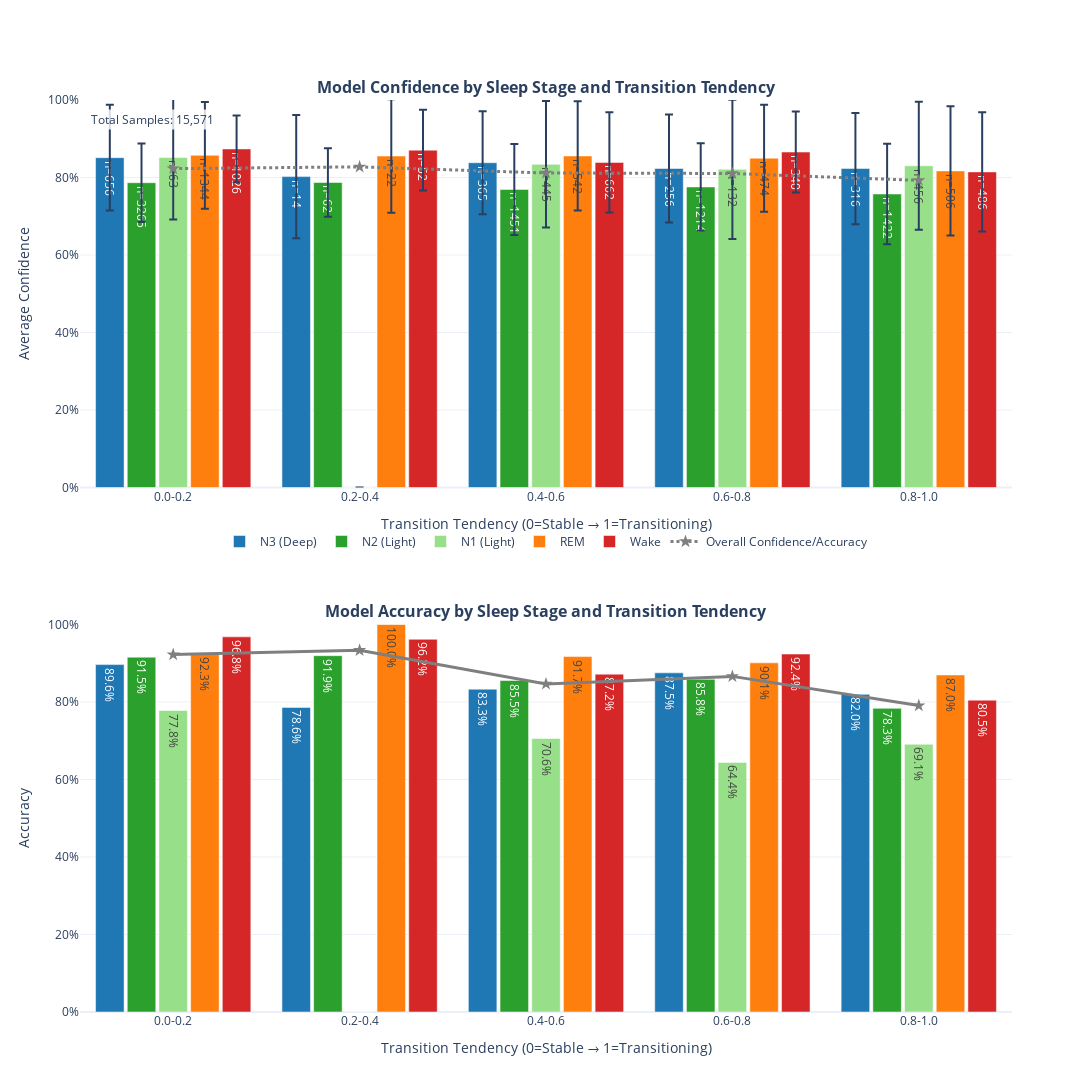

Notebook code cell kept with this figure:
### Code cell
def create_confidence_transition_analysis(results: Dict) -> go.Figure:
    """
    Create separate bar graphs for confidence and accuracy vs transition tendency
    """
    # Create bins for transition tendency
    n_bins = 5
    tendency_bins = np.linspace(0, 1, n_bins+1)
    bin_labels = [f"{tendency_bins[i]:.1f}-{tendency_bins[i+1]:.1f}" 
                 for i in range(n_bins)]
    
    sleep_stages = {
        0: 'N3 (Deep)',
        1: 'N2 (Light)',
        2: 'N1 (Light)',
        3: 'REM',
        4: 'Wake'
    }
    
    # Initialize data structures
    stage_data = {stage: {bin_label: {'confidences': [], 'correct': []} 
                         for bin_label in bin_labels} 
                 for stage in sleep_stages.keys()}
    
    # Bin the data
    for i in range(len(results['true_labels'])):
        true_label = results['true_labels'][i]
        predicted_label = results['predictions'][i]
        tendency_val = np.clip(results['tendencies'][i], 0, 1)
        confidence_val = results['confidences'][i]
        is_correct = true_label == predicted_label
        
        bin_idx = min(int(tendency_val * n_bins), n_bins-1)
        bin_label = bin_labels[bin_idx]
        stage_data[true_label][bin_label]['confidences'].append(confidence_val)
        stage_data[true_label][bin_label]['correct'].append(is_correct)
    
    # Calculate statistics
    stats = {}
    overall_stats = {bin_label: {'confidences': [], 'correct': []} 
                    for bin_label in bin_labels}
    
    for stage in sleep_stages.keys():
        stats[stage] = {}
        for bin_label in bin_labels:
            bin_data = stage_data[stage][bin_label]
            confidences = bin_data['confidences']
            correct = bin_data['correct']
            
            stats[stage][bin_label] = {
                'mean_confidence': np.mean(confidences) if confidences else 0,
                'std_confidence': np.std(confidences) if confidences else 0,
                'accuracy': np.mean(correct) if correct else 0,
                'count': len(confidences)
            }
            
            overall_stats[bin_label]['confidences'].extend(confidences)
            overall_stats[bin_label]['correct'].extend(correct)
    
    # Calculate overall statistics
    overall_means = {}
    for bin_label in bin_labels:
        confidences = overall_stats[bin_label]['confidences']
        correct = overall_stats[bin_label]['correct']
        overall_means[bin_label] = {
            'mean_confidence': np.mean(confidences) if confidences else 0,
            'std_confidence': np.std(confidences) if confidences else 0,
            'accuracy': np.mean(correct) if correct else 0,
            'count': len(confidences)
        }
    
    # Create figure with two subplots
    fig = make_subplots(
        rows=2, cols=1,
        subplot_titles=("<b>Model Confidence by Sleep Stage and Transition Tendency</b>",
                       "<b>Model Accuracy by Sleep Stage and Transition Tendency</b>"),
        vertical_spacing=0.15,
        row_heights=[0.5, 0.5]
    )
    
    # Color scheme
    colors = {
        0: '#1f77b4',  # Deep blue for N3
        1: '#2ca02c',  # Green for N2
        2: '#98df8a',  # Light green for N1
        3: '#ff7f0e',  # Orange for REM
        4: '#d62728',  # Red for Wake
        'overall': '#7f7f7f'  # Gray for overall
    }
    
    # Add confidence bars
    for stage in sleep_stages.keys():
        stage_stats = stats[stage]
        
        fig.add_trace(
            go.Bar(
                name=sleep_stages[stage],
                x=bin_labels,
                y=[stage_stats[bin]['mean_confidence'] for bin in bin_labels],
                error_y=dict(
                    type='data',
                    array=[stage_stats[bin]['std_confidence'] for bin in bin_labels],
                    visible=True
                ),
                text=[f"n={stage_stats[bin]['count']}" for bin in bin_labels],
                textposition='auto',
                marker_color=colors[stage],
                hovertemplate=(
                    f"<b>{sleep_stages[stage]}</b><br>" +
                    "Transition Range: %{x}<br>" +
                    "Avg Confidence: %{y:.3f}<br>" +
                    "Std Dev: %{error_y.array:.3f}<br>" +
                    "%{text}<extra></extra>"
                )
            ),
            row=1, col=1
        )
    
    # Add overall confidence line
    fig.add_trace(
        go.Scatter(
            name='Overall Confidence/Accuracy',
            x=bin_labels,
            y=[overall_means[bin]['mean_confidence'] for bin in bin_labels],
            mode='lines+markers',
            line=dict(
                color=colors['overall'],
                width=3,
                dash='dot'
            ),
            marker=dict(
                size=10,
                symbol='star'
            ),
            hovertemplate=(
                "<b>Overall Confidence</b><br>" +
                "Transition Range: %{x}<br>" +
                "Avg Confidence: %{y:.3f}<br>" +
                "<extra></extra>"
            )
        ),
        row=1, col=1
    )
    
    # Add accuracy bars
    for stage in sleep_stages.keys():
        stage_stats = stats[stage]
        
        fig.add_trace(
            go.Bar(
                name=sleep_stages[stage],
                x=bin_labels,
                y=[stage_stats[bin]['accuracy'] for bin in bin_labels],
                marker_color=colors[stage],
                text=[f"{stage_stats[bin]['accuracy']:.1%}" for bin in bin_labels],
                textposition='auto',
                showlegend=False,
                hovertemplate=(
                    f"<b>{sleep_stages[stage]}</b><br>" +
                    "Transition Range: %{x}<br>" +
                    "Accuracy: %{y:.1%}<br>" +
                    "<extra></extra>"
                )
            ),
            row=2, col=1
        )
    
    # Add overall accuracy line
    fig.add_trace(
        go.Scatter(
            name='Overall Confidence/Accuracy',
            x=bin_labels,
            y=[overall_means[bin]['accuracy'] for bin in bin_labels],
            mode='lines+markers',
            line=dict(
                color=colors['overall'],
                width=3,
            ),
            marker=dict(
                size=10,
                symbol='star'
            ),
            showlegend=False,
            hovertemplate=(
                "<b>Overall Accuracy</b><br>" +
                "Transition Range: %{x}<br>" +
                "Accuracy: %{y:.1%}<br>" +
                "<extra></extra>"
            )
        ),
        row=2, col=1
    )
    
    # # Update layout
    # fig.update_layout(
    #     title=dict(
    #         text="Model Performance Analysis by Transition Tendency",
    #         x=0.5,
    #         font=dict(size=24)
    #     ),
    #     barmode='group',
    #     bargap=0.15,
    #     bargroupgap=0.1,
    #     height=1200,
    #     width=1400,
    #     showlegend=True,
    #     legend=dict(
    #         yanchor="top",
    #         y=0.95,
    #         xanchor="right",
    #         x=0.99,
    #         bgcolor="rgba(255, 255, 255, 0.8)"
    #     ),
    #     template="plotly_white"
    # )
    # Update layout
    fig.update_layout(
        title=dict(
            # text="Model Performance Analysis by Transition Tendency",
            x=0.5,
            font=dict(size=24)
        ),
        barmode='group',
        bargap=0.15,
        bargroupgap=0.1,
        height=1200,
        width=1400,
        showlegend=True,
        legend=dict(
            orientation="h",  # Set legend to horizontal orientation
            yanchor="bottom",
            y=.5,  # Position it slightly above the plot area
            xanchor="center",
            x=0.5,
            bgcolor="rgba(255, 255, 255, 0.8)"
        ),
        template="plotly_white"
    )
    
    # Update axes
    for row in [1, 2]:
        fig.update_xaxes(
            title=dict(
                text="Transition Tendency (0=Stable → 1=Transitioning)",
                font=dict(size=14)
            ),
            tickangle=0,
            row=row, col=1
        )
        
        fig.update_yaxes(
            range=[0, 1],
            tickformat='.0%',
            title=dict(
                text="Average Confidence" if row == 1 else "Accuracy",
                font=dict(size=14)
            ),
            row=row, col=1
        )
    
    # Add total samples annotation
    total_samples = sum(sum(stats[s][bin]['count'] for bin in bin_labels) 
                       for s in sleep_stages.keys())
    fig.add_annotation(
        text=f"Total Samples: {total_samples:,}",
        xref="paper",
        yref="paper",
        x=0.01,
        y=0.99,
        showarrow=False,
        font=dict(size=12),
        bgcolor="rgba(255, 255, 255, 0.8)"
    )
    
    return fig

# Usage example:
fig2 = create_confidence_transition_analysis(results)
fig2.show()  # For interactive display
fig2.write_html("confidence_analysis2.html")  # To save as HTML file

### Figure 1 — Plotly figure (JSON) as saved in the notebook; plotly's stock layout.template omitted (floating-point values rounded to 4 significant figures)
{"data": [{"error_y": {"array": [0.1366, 0.1592, 0.1327, 0.1393, 0.1436], "type": "data", "visible": true}, "hovertemplate": "<b>N3 (Deep)</b><br>Transition Range: %{x}<br>Avg Confidence: %{y:.3f}<br>Std Dev: %{error_y.array:.3f}<br>%{text}<extra></extra>", "marker": {"color": "#1f77b4"}, "name": "N3 (Deep)", "text": ["n=656", "n=14", "n=365", "n=256", "n=316"], "textposition": "auto", "type": "bar", "x": ["0.0-0.2", "0.2-0.4", "0.4-0.6", "0.6-0.8", "0.8-1.0"], "xaxis": "x", "y": [0.8512, 0.8023, 0.8381, 0.8233, 0.8232], "yaxis": "y"}, {"error_y": {"array": [0.1011, 0.08813, 0.1173, 0.1127, 0.1298], "type": "data", "visible": true}, "hovertemplate": "<b>N2 (Light)</b><br>Transition Range: %{x}<br>Avg Confidence: %{y:.3f}<br>Std Dev: %{error_y.array:.3f}<br>%{text}<extra></extra>", "marker": {"color": "#2ca02c"}, "name": "N2 (Light)", "text": ["n=3265", "n=62", "n=1451", "n=1214", "n=1422"], "textposition": "auto", "type": "bar", "x": ["0.0-0.2", "0.2-0.4", "0.4-0.6", "0.6-0.8", "0.8-1.0"], "xaxis": "x", "y": [0.7866, 0.7872, 0.7693, 0.7757, 0.7574], "yaxis": "y"}, {"error_y": {"array": [0.1602, 0, 0.1632, 0.1797, 0.1651], "type": "data", "visible": true}, "hovertemplate": "<b>N1 (Light)</b><br>Transition Range: %{x}<br>Avg Confidence: %{y:.3f}<br>Std Dev: %{error_y.array:.3f}<br>%{text}<extra></extra>", "marker": {"color": "#98df8a"}, "name": "N1 (Light)", "text": ["n=63", "n=0", "n=445", "n=132", "n=456"], "textposition": "auto", "type": "bar", "x": ["0.0-0.2", "0.2-0.4", "0.4-0.6", "0.6-0.8", "0.8-1.0"], "xaxis": "x", "y": [0.8518, 0, 0.834, 0.8212, 0.8303], "yaxis": "y"}, {"error_y": {"array": [0.1378, 0.1464, 0.141, 0.1381, 0.1667], "type": "data", "visible": true}, "hovertemplate": "<b>REM</b><br>Transition Range: %{x}<br>Avg Confidence: %{y:.3f}<br>Std Dev: %{error_y.array:.3f}<br>%{text}<extra></extra>", "marker": {"color": "#ff7f0e"}, "name": "REM", "text": ["n=1344", "n=22", "n=542", "n=474", "n=506"], "textposition": "auto", "type": "bar", "x": ["0.0-0.2", "0.2-0.4", "0.4-0.6", "0.6-0.8", "0.8-1.0"], "xaxis": "x", "y": [0.8573, 0.8554, 0.8557, 0.8498, 0.8171], "yaxis": "y"}, {"error_y": {"array": [0.086, 0.1042, 0.1295, 0.1045, 0.1535], "type": "data", "visible": true}, "hovertemplate": "<b>Wake</b><br>Transition Range: %{x}<br>Avg Confidence: %{y:.3f}<br>Std Dev: %{error_y.array:.3f}<br>%{text}<extra></extra>", "marker": {"color": "#d62728"}, "name": "Wake", "text": ["n=1026", "n=52", "n=662", "n=340", "n=486"], "textposition": "auto", "type": "bar", "x": ["0.0-0.2", "0.2-0.4", "0.4-0.6", "0.6-0.8", "0.8-1.0"], "xaxis": "x", "y": [0.8738, 0.8706, 0.8389, 0.8657, 0.8146], "yaxis": "y"}, {"hovertemplate": "<b>Overall Confidence</b><br>Transition Range: %{x}<br>Avg Confidence: %{y:.3f}<br><extra></extra>", "line": {"color": "#7f7f7f", "dash": "dot", "width": 3}, "marker": {"size": 10, "symbol": "star"}, "mode": "lines+markers", "name": "Overall Confidence/Accuracy", "type": "scatter", "x": ["0.0-0.2", "0.2-0.4", "0.4-0.6", "0.6-0.8", "0.8-1.0"], "xaxis": "x", "y": [0.823, 0.8275, 0.8117, 0.8104, 0.7926], "yaxis": "y"}, {"hovertemplate": "<b>N3 (Deep)</b><br>Transition Range: %{x}<br>Accuracy: %{y:.1%}<br><extra></extra>", "marker": {"color": "#1f77b4"}, "name": "N3 (Deep)", "showlegend": false, "text": ["89.6%", "78.6%", "83.3%", "87.5%", "82.0%"], "textposition": "auto", "type": "bar", "x": ["0.0-0.2", "0.2-0.4", "0.4-0.6", "0.6-0.8", "0.8-1.0"], "xaxis": "x2", "y": [0.8963, 0.7857, 0.8329, 0.875, 0.8196], "yaxis": "y2"}, {"hovertemplate": "<b>N2 (Light)</b><br>Transition Range: %{x}<br>Accuracy: %{y:.1%}<br><extra></extra>", "marker": {"color": "#2ca02c"}, "name": "N2 (Light)", "showlegend": false, "text": ["91.5%", "91.9%", "85.5%", "85.8%", "78.3%"], "textposition": "auto", "type": "bar", "x": ["0.0-0.2", "0.2-0.4", "0.4-0.6", "0.6-0.8", "0.8-1.0"], "xaxis": "x2", "y": [0.9155, 0.9194, 0.8553, 0.8583, 0.7834], "yaxis": "y2"}, {"hovertemplate": "<b>N1 (Light)</b><br>Transition Range: %{x}<br>Accuracy: %{y:.1%}<br><extra></extra>", "marker": {"color": "#98df8a"}, "name": "N1 (Light)", "showlegend": false, "text": ["77.8%", "0.0%", "70.6%", "64.4%", "69.1%"], "textposition": "auto", "type": "bar", "x": ["0.0-0.2", "0.2-0.4", "0.4-0.6", "0.6-0.8", "0.8-1.0"], "xaxis": "x2", "y": [0.7778, 0, 0.7056, 0.6439, 0.6908], "yaxis": "y2"}, {"hovertemplate": "<b>REM</b><br>Transition Range: %{x}<br>Accuracy: %{y:.1%}<br><extra></extra>", "marker": {"color": "#ff7f0e"}, "name": "REM", "showlegend": false, "text": ["92.3%", "100.0%", "91.7%", "90.1%", "87.0%"], "textposition": "auto", "type": "bar", "x": ["0.0-0.2", "0.2-0.4", "0.4-0.6", "0.6-0.8", "0.8-1.0"], "xaxis": "x2", "y": [0.9226, 1, 0.917, 0.9008, 0.8696], "yaxis": "y2"}, {"hovertemplate": "<b>Wake</b><br>Transition Range: %{x}<br>Accuracy: %{y:.1%}<br><extra></extra>", "marker": {"color": "#d62728"}, "name": "Wake", "showlegend": false, "text": ["96.8%", "96.2%", "87.2%", "92.4%", "80.5%"], "textposition": "auto", "type": "bar", "x": ["0.0-0.2", "0.2-0.4", "0.4-0.6", "0.6-0.8", "0.8-1.0"], "xaxis": "x2", "y": [0.9678, 0.9615, 0.8716, 0.9235, 0.8045], "yaxis": "y2"}, {"hovertemplate": "<b>Overall Accuracy</b><br>Transition Range: %{x}<br>Accuracy: %{y:.1%}<br><extra></extra>", "line": {"color": "#7f7f7f", "width": 3}, "marker": {"size": 10, "symbol": "star"}, "mode": "lines+markers", "name": "Overall Confidence/Accuracy", "showlegend": false, "type": "scatter", "x": ["0.0-0.2", "0.2-0.4", "0.4-0.6", "0.6-0.8", "0.8-1.0"], "xaxis": "x2", "y": [0.9221, 0.9333, 0.8465, 0.8659, 0.7906], "yaxis": "y2"}], "layout": {"annotations": [{"font": {"size": 16}, "showarrow": false, "text": "<b>Model Confidence by Sleep Stage and Transition Tendency</b>", "x": 0.5, "xanchor": "center", "xref": "paper", "y": 1, "yanchor": "bottom", "yref": "paper"}, {"font": {"size": 16}, "showarrow": false, "text": "<b>Model Accuracy by Sleep Stage and Transition Tendency</b>", "x": 0.5, "xanchor": "center", "xref": "paper", "y": 0.425, "yanchor": "bottom", "yref": "paper"}, {"bgcolor": "rgba(255, 255, 255, 0.8)", "font": {"size": 12}, "showarrow": false, "text": "Total Samples: 15,571", "x": 0.01, "xref": "paper", "y": 0.99, "yref": "paper"}], "bargap": 0.15, "bargroupgap": 0.1, "barmode": "group", "height": 1200, "legend": {"bgcolor": "rgba(255, 255, 255, 0.8)", "orientation": "h", "x": 0.5, "xanchor": "center", "y": 0.5, "yanchor": "bottom"}, "showlegend": true, "title": {"font": {"size": 24}, "x": 0.5}, "width": 1400, "xaxis": {"anchor": "y", "domain": [0, 1], "tickangle": 0, "title": {"font": {"size": 14}, "text": "Transition Tendency (0=Stable → 1=Transitioning)"}}, "xaxis2": {"anchor": "y2", "domain": [0, 1], "tickangle": 0, "title": {"font": {"size": 14}, "text": "Transition Tendency (0=Stable → 1=Transitioning)"}}, "yaxis": {"anchor": "x", "domain": [0.575, 1], "range": [0, 1], "tickformat": ".0%", "title": {"font": {"size": 14}, "text": "Average Confidence"}}, "yaxis2": {"anchor": "x2", "domain": [0, 0.425], "range": [0, 1], "tickformat": ".0%", "title": {"font": {"size": 14}, "text": "Accuracy"}}}}
